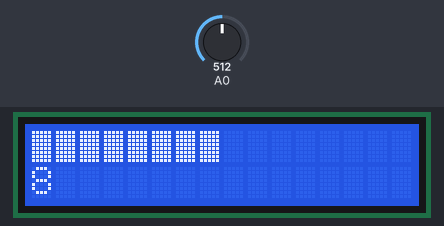
A sketch run on a simulated Arduino Uno, built with avr-gcc and run on an emulated ATmega328P. On the bench: 16×2 character LCD. Inputs (shaded band) come from the test bench; at power-on: A0 = 512.

Above: at 1.6 s.
1.7 s: A0 set to 0
At 2.8 s:
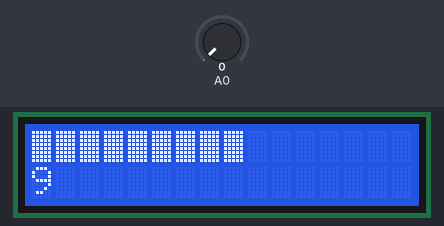
At 3.8 s:
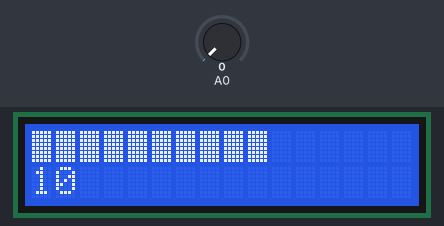
7.3 s: A0 set to 0
At 9.9 s:
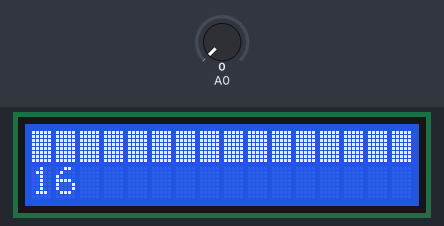
Timing chart, 0 to 11.4 s (numbered marks = the images above; inputs shaded):
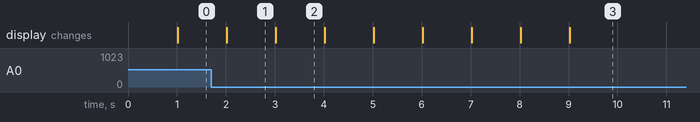

The sketch:

Ex17.ino
```cpp
#include <LiquidCrystal.h>

#define btnRIGHT  0
#define btnUP     1
#define btnDOWN   2
#define btnLEFT   3
#define btnSELECT 4
#define btnNONE   5

LiquidCrystal lcd(8, 9, 4, 5, 6, 7);

byte zero[8] = {
  B00000,
  B00000,
  B00000,
  B00000,
  B00000,
  B00000,
  B00000,
  B00000
};

byte one[8] = {
  B11111,
  B11111,
  B11111,
  B11111,
  B11111,
  B11111,
  B11111,
  B11111
};

int i;
int col = 0;
int row = 0;
int level = 8;
unsigned long t;
unsigned long last_t = 0L;
unsigned long const DELTA = 1000L;
int adc_key_in  = 0;

void showBars(int l);
int read_LCD_buttons();

void setup() {
  lcd.begin(16,2);

  lcd.createChar(0, zero);
  lcd.createChar(1, one);

  pinMode(2, INPUT);
}

void loop() {
  t = millis();

  if ((t - last_t) > DELTA) {
    // wczytaj buttony i zmien level
    read_LCD_buttons();

    if (adc_key_in == btnRIGHT)
      level++;
    if (adc_key_in == btnLEFT)
      level--;

    if (level > 16)
      level = 16;
    if (level < 0)
      level = 0;

    showBars(level);
    last_t = t;
  }
}

void showBars(int l) {
  // Gaszenie calosci
  for (i = 0; i < 17; i++) {
    lcd.setCursor(i,0);
    lcd.write(byte(0));
    lcd.setCursor(i,1);
    lcd.write(byte(0));
  }

  // Swiecenie tyle barow ile trzeba
  for (i = 0; i < l; i++) {
    lcd.setCursor(i,0);
    lcd.write(byte(1));
  }

  // Wyswietlanie liczby
  lcd.setCursor(0,1);
  lcd.print(l);
}

int read_LCD_buttons() {
  adc_key_in = analogRead(0);

  if (adc_key_in > 1000) return btnNONE;
  if (adc_key_in < 50)   return btnRIGHT;
  if (adc_key_in < 195)  return btnUP;
  if (adc_key_in < 380)  return btnDOWN;
  if (adc_key_in < 555)  return btnLEFT;
  if (adc_key_in < 790)  return btnSELECT;

  return btnNONE;
}
```

Measured:
- after the input at 1.7 s, the display: changes after 0.31 s (image 1)
- what the display in image 1 shows lasts 1.0 s, from 2.0 s to 3.0 s
